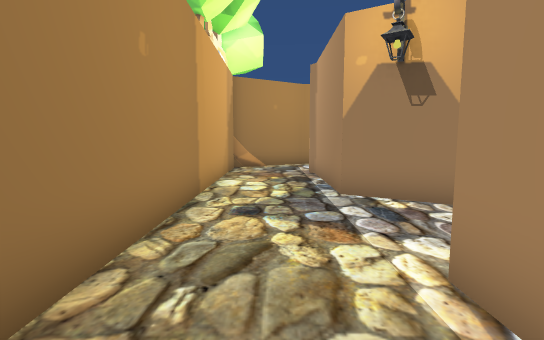
view 1 (above)

22 first-person views from a walk through a 3-D level made in the Unity game engine. The camera is 1.2 m above the floor, tilts 6° down and sees 85° across. The floor is counted in squares, 1 m on a side. Each view is taken from the middle of a square. On the plan, view 1 faces up. The plan holds only what a view shows up to about 13 squares ahead; the rest is blank. The place goes on beyond the plan. The player is left out.

view 2
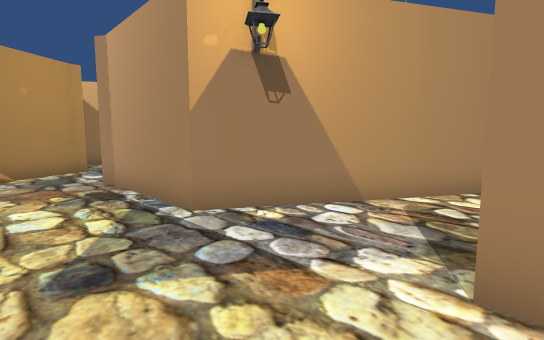

view 3
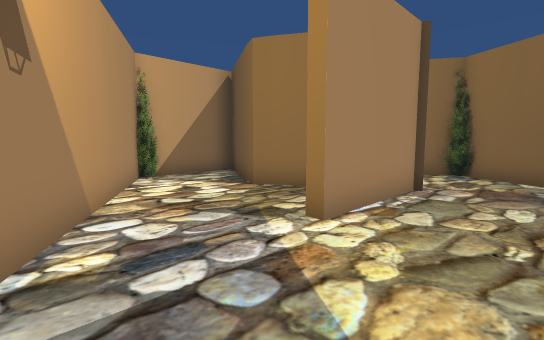

view 4
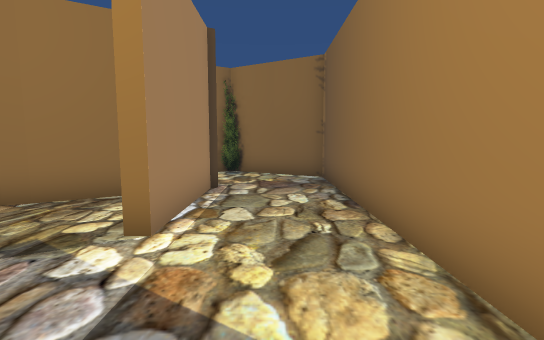

view 5
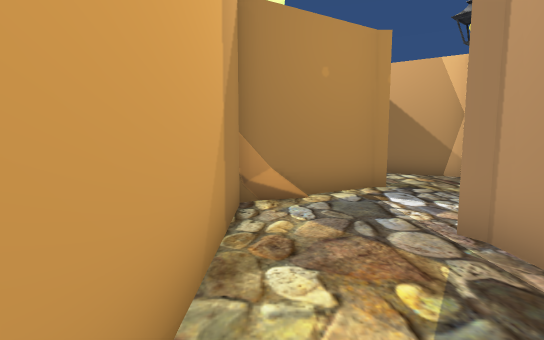

view 6
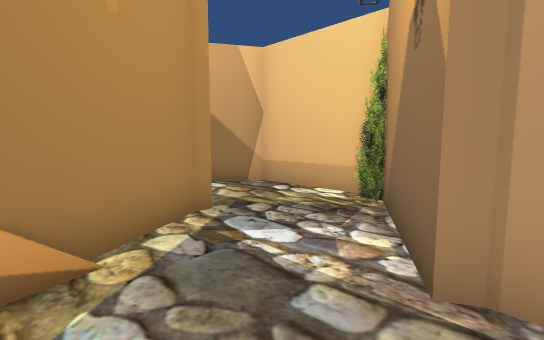

view 7
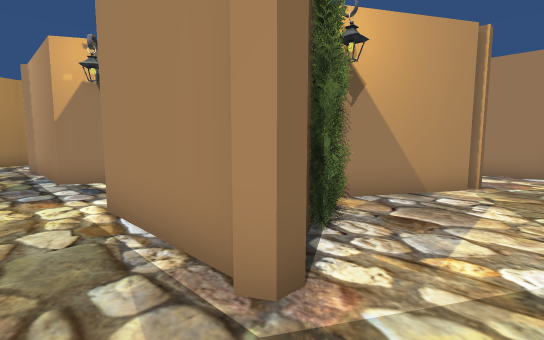

view 8
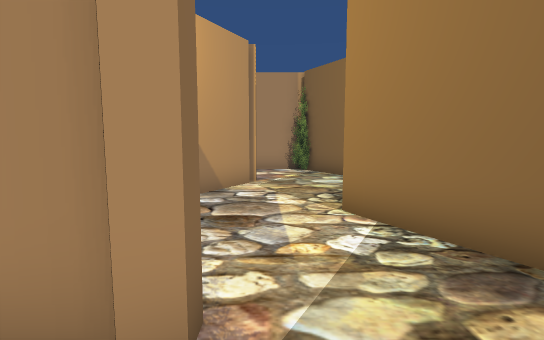

view 9
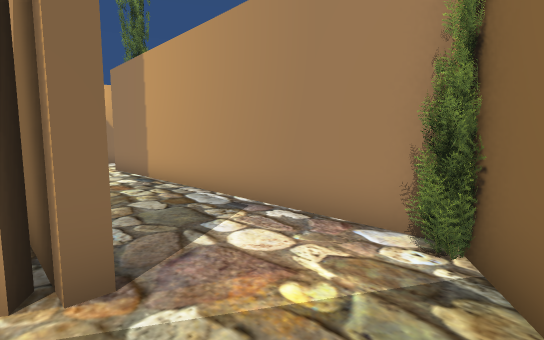

view 10
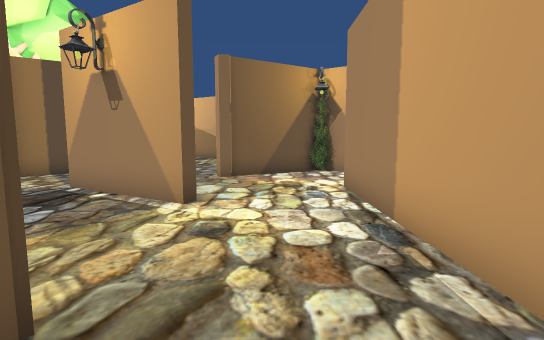

view 11
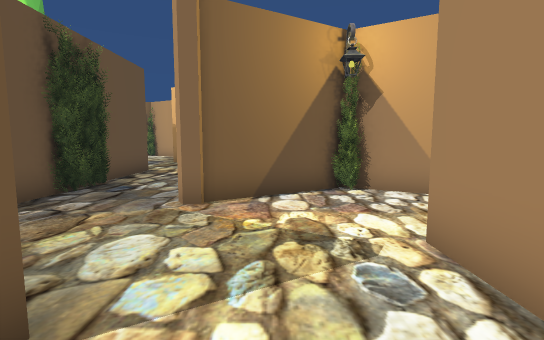

view 12
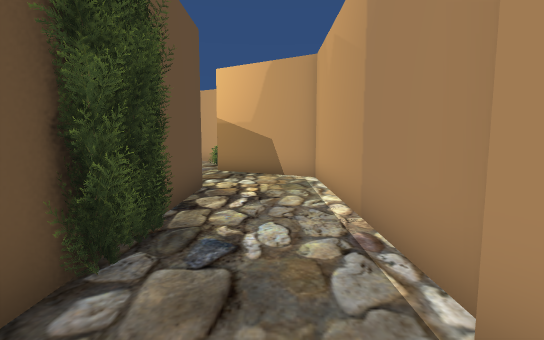

view 13
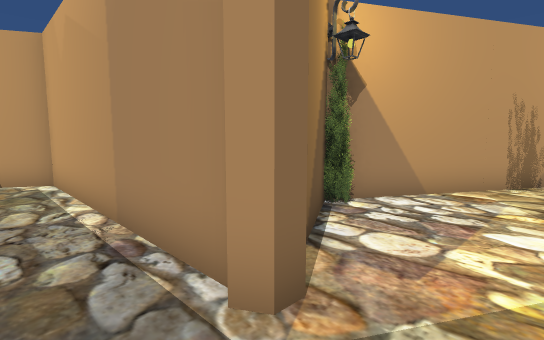

view 14
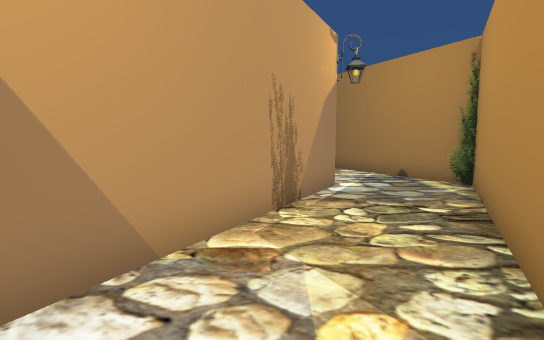

view 15
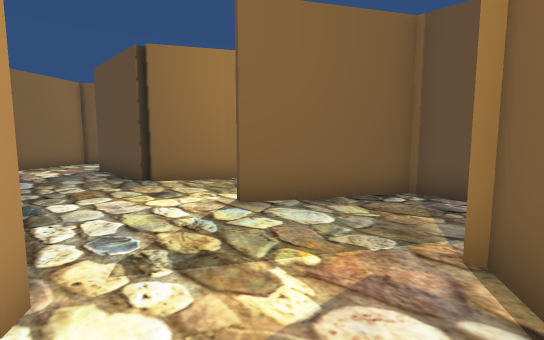

view 16
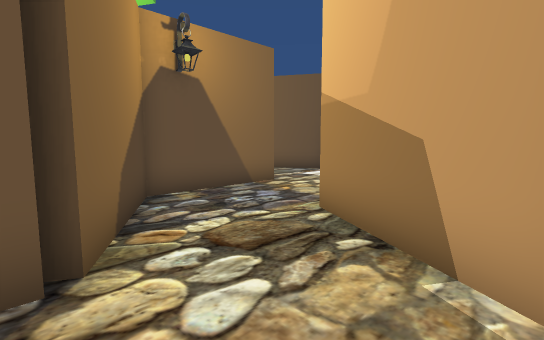

view 17
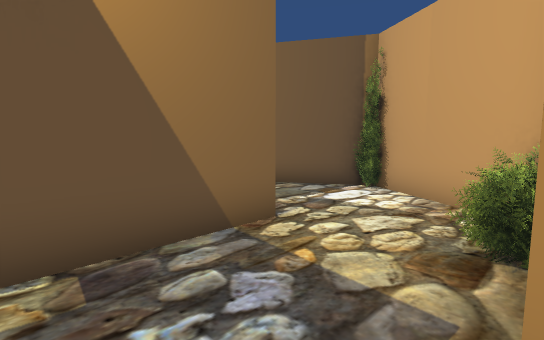

view 18
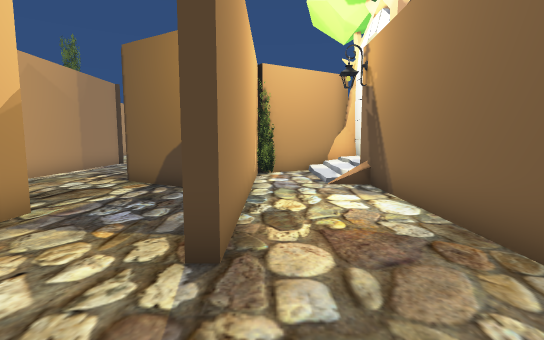

view 19
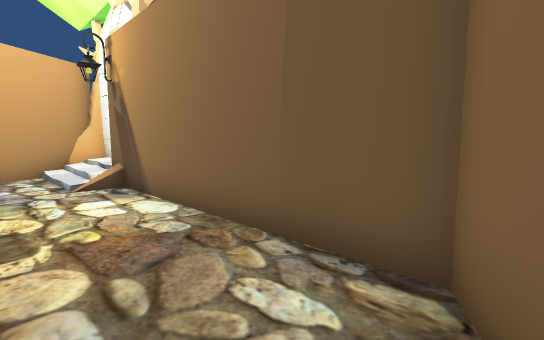

view 20
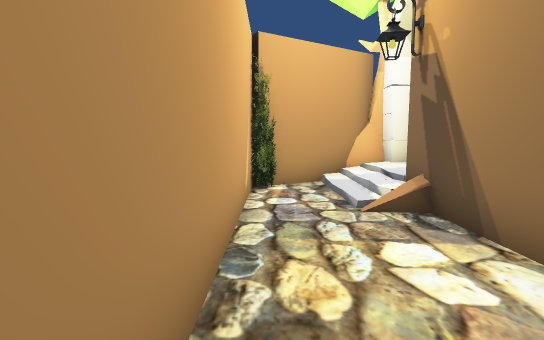

view 21
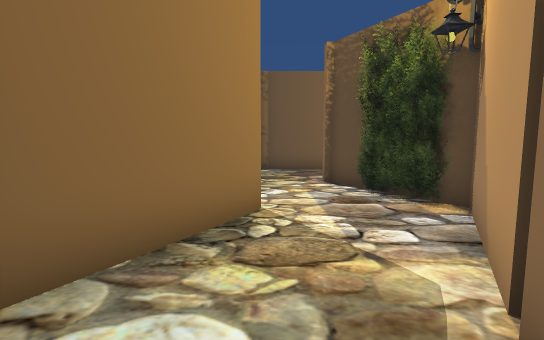

view 22
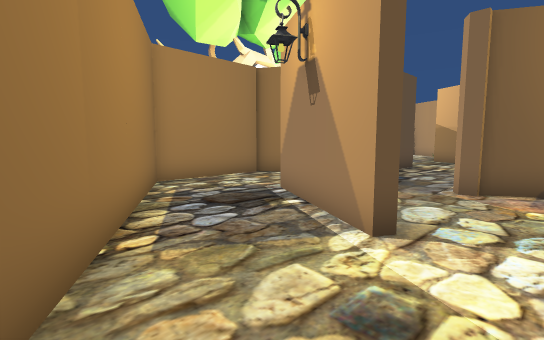

### Floor plan
Key: @ floor where view 1 was taken; # wall or solid block; . floor; / step, stairs or slope; = window, fence, low wall or low ledge; O other object.
Columns run from 3 left of view 1 to 21 right of it. Each row starts with its distance up from view 1.
 26    ####
 25  ###..###
 24  #.....=#
 23  #.....=#
 22  #...#..#
 21  #...#..#
 20  #...#..###
 19  #...#....###
 18  #...###....#
 17  #/..#.##...#
 16  #/..#..#...#
 15  O/.##..#...#
 14 #####...#...#
 13  ###...###..#
 12  #.....###..######
 11  #...####...##...###
 10  #...#..#..........##
  9  #...#..#...........###
  8  #...#..###....##........
  7  #...#....##...#####.....
  6  #...###.......#   ##...#
  5  #.....##......#    #####
  4  #......###....#
  3  #........##...#
  2  #...#.....##..#
  1  #...#......#..#
  0  #.@.######.#..#
 -1  #...###..###..#
 -2  #.............#
 -3  #............##
 -4  ###..####...##
 -5    ####  #####

Where each view was taken, in squares from view 1:
view 1: 0 up, 0 right, facing up
view 2: 2 up, 1 left, facing up-right
view 3: 6 up, 1 left, facing down-right
view 4: 6 up, 0 right, facing down
view 5: 7 up, 1 left, facing up
view 6: 10 up, 1 left, facing up-right
view 7: 3 down, 0 right, facing up-right
view 8: 2 down, 0 right, facing right
view 9: 4 down, 8 right, facing up-right
view 10: 1 up, 10 right, facing up
view 11: 5 up, 10 right, facing up
view 12: 9 up, 7 right, facing up
view 13: 9 up, 7 right, facing up-right
view 14: 10 up, 11 right, facing right
view 15: 11 up, 12 right, facing down-left
view 16: 16 up, 8 right, facing up-left
view 17: 19 up, 5 right, facing up-left
view 18: 25 up, 1 right, facing down
view 19: 25 up, 1 right, facing down-left
view 20: 22 up, 1 right, facing down
view 21: 3 down, 10 right, facing left
view 22: 3 up, 10 right, facing up-left
